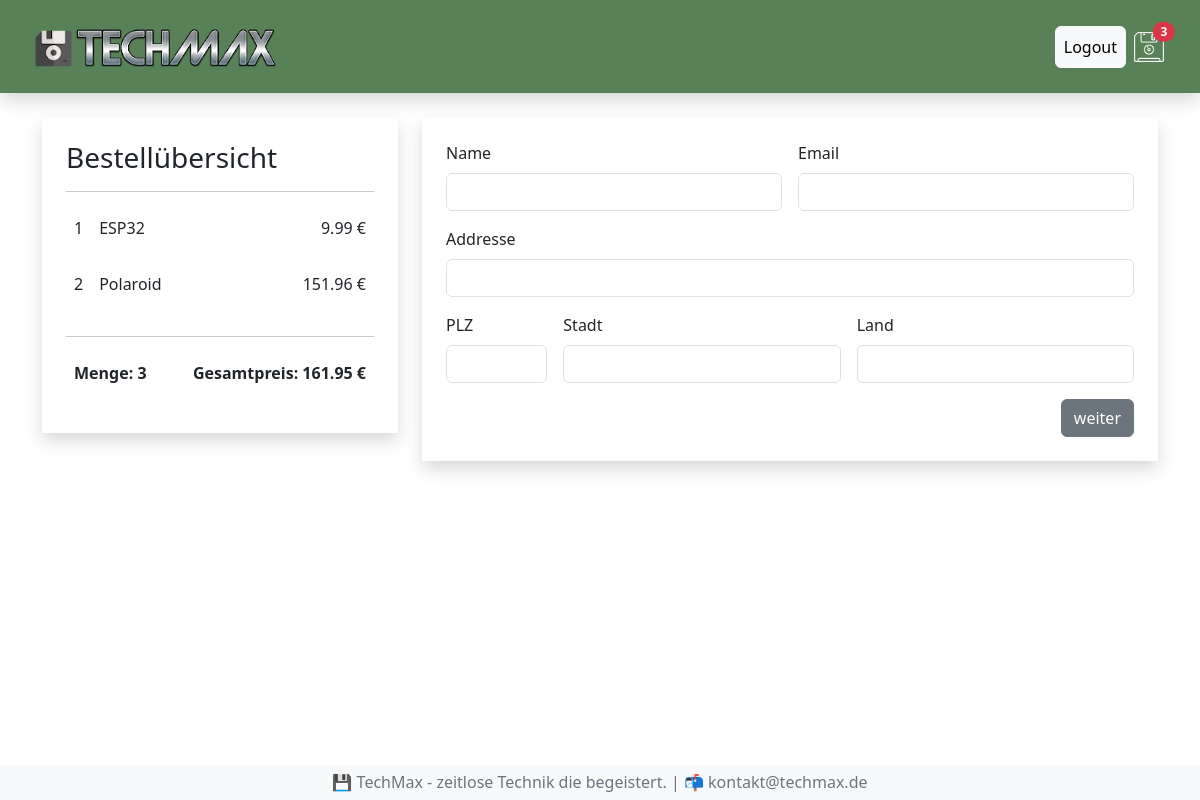
/kasse/ (signed in), run on an earlier commit of the app's database.
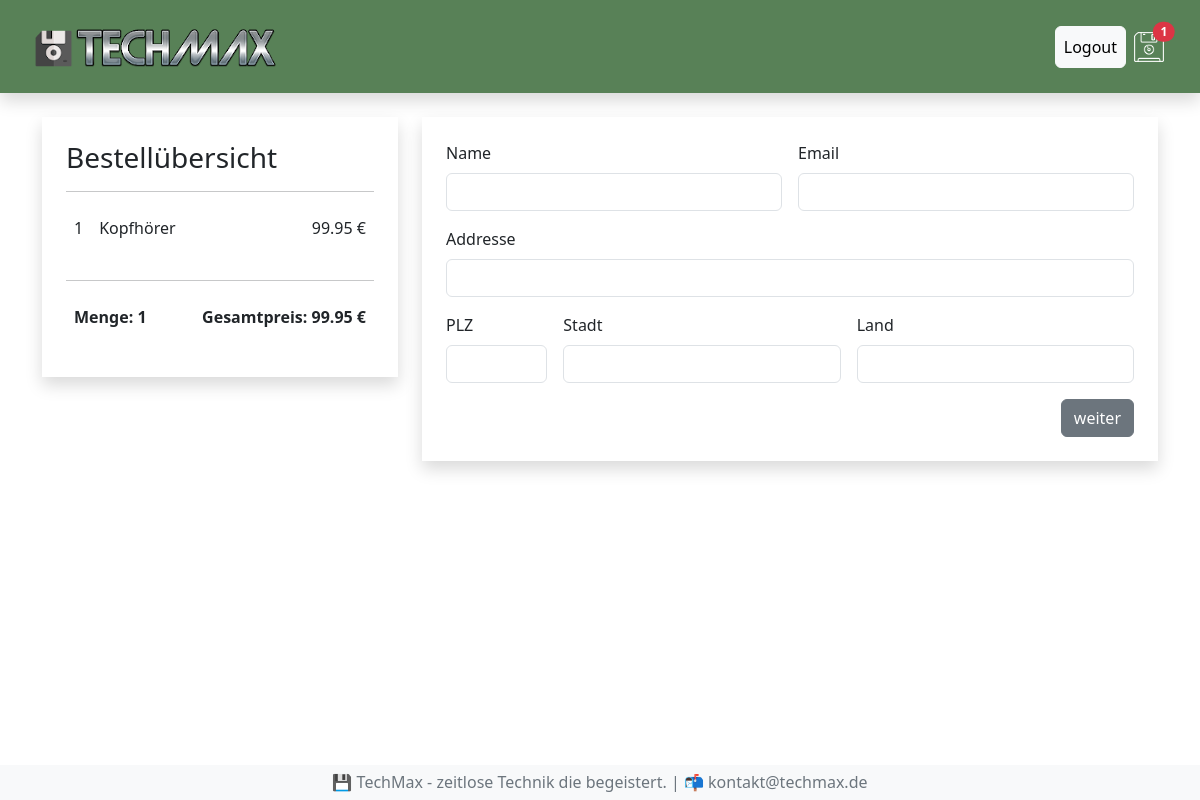
And on a later commit of the database.
### shop/models.py (models this page shows, shortened)
class Bestellung(models.Model):
  kunde = models.ForeignKey(Kunde, on_delete=models.SET_NULL, null=True, blank=True)
  bestelldatum = models.DateTimeField(auto_now_add=True)
  erledigt = models.BooleanField(default=False, null=True, blank=True)
  auftrags_id = models.CharField(max_length=100, null=True)
  @property
  def get_gesamtpreis(self):
    bestellteartikels = self.bestellteartikell_set.all()
    gesamtpreis = sum(artikel.get_summe for artikel in bestellteartikels)
    return gesamtpreis
  def get_gesamtmenge(self):
    bestellteartikels = self.bestellteartikell_set.all()
    gesamtmenge = sum(artikel.menge for artikel in bestellteartikels)
    return gesamtmenge

class BestellteArtikell(models.Model):
  artikel = models.ForeignKey(Artikel, on_delete=models.SET_NULL, null=True, blank=True)
  bestellung = models.ForeignKey(Bestellung, on_delete=models.SET_NULL, null=True, blank=True)
  menge = models.IntegerField(default=0, null=True, blank=True)
  datum = models.DateTimeField(auto_now_add=True)
  @property
  def get_summe(self):
    summe = self.artikel.preis * self.menge
    return summe

class Artikel(models.Model):
  name = models.CharField(max_length=64, null=True)
  beschreibung = models.TextField(null=True, blank=True)
  preis = models.FloatField()
  img = models.ImageField(null=True, blank=True)

### shop/views.py (the view)
# urls.py: path('kasse/', views.kasse, name='kasse'),
def kasse(request):
  ctx = berechnungBestellung(request)
  return render(request, 'shop/kasse.html', ctx)

### shop/context_processors.py (called while the page is built)
def warenkorb_anzahl(request):
  if request.user.is_authenticated:
    kunde = request.user.kunde
    bestellung = Bestellung.objects.get(kunde = kunde, erledigt = False)
    if bestellung:
      menge = bestellung.get_gesamtmenge
    else:
      menge = 0
  else:
    menge = 0
  return {'menge': menge}

### shop/views.py (called while the page is built)
def berechnungBestellung(request):
  if request.user.is_authenticated:
    kunde = request.user.kunde
    bestellung, created = Bestellung.objects.get_or_create(kunde = kunde, erledigt = False)
    artikels = bestellung.bestellteartikell_set.all()
  else:
    artikels = []
    bestellung = []
  ctx = {"artikels": artikels, "bestellung":bestellung}
  return ctx

### shop/templates/shop/kasse.html
{% extends 'shop/index.html' %}
{% block content %}
    <div class="row mt-4">
        <div class="col-4">
            <div class="shadow p-4">
                <h3>Bestellübersicht</h3>
                <hr>
                {% for artikel in artikels %}
                <div class="d-flex">
                    <p class="p-2">{{artikel.menge}}</p>
                    <p class="me-auto p-2">{{artikel.artikel.name}}</p>
                    <p class="p-2">{{artikel.get_summe | floatformat:2}} €</p>
                </div>
                {% endfor %}
                <hr>
                <div class="d-flex">
                    <p class="me-auto fw-bold p-2">Menge: {{ bestellung.get_gesamtmenge }}</p>
                    <p class="fw-bold p-2">Gesamtpreis: {{ bestellung.get_gesamtpreis | floatformat:2 }} €</p>
                </div>
            </div>
        </div>
        <div class="col-8">
            <div class="shadow p-4">
                <form class="row g-3">
                    <div class="col-md-6">
                      <label for="inputName" class="form-label">Name</label>
                      <input type="text" class="form-control" id="inputName">
                    </div>
                    <div class="col-md-6">
                        <label for="inputEmail" class="form-label">Email</label>
                        <input type="email" class="form-control" id="inputEmail">
                    </div>
                    <div class="col-12">
                      <label for="inputAddress" class="form-label">Addresse</label>
                      <input type="text" class="form-control" id="inputAddress">
                    </div>
                    <div class="col-md-2">
                        <label for="inputPlz" class="form-label">PLZ</label>
                        <input type="text" class="form-control" id="inputPlz">
                      </div>
                    <div class="col-md-5">
                      <label for="inputStadt" class="form-label">Stadt</label>
                      <input type="text" class="form-control" id="inputStadt">
                    </div>
                    <div class="col-md-5">
                        <label for="inputLand" class="form-label">Land</label>
                        <input type="text" class="form-control" id="inputLand">
                      </div>
                    <div class="col-12 d-flex justify-content-end">
                      <button type="submit" id="formular-button" class="btn btn-secondary">weiter</button>
                    </div>
                  </form>
            </div>
        </div>
    </div>
{% endblock content %}

### shop/templates/shop/menu.html
{% load static %}
<nav class="navbar shadow sticky-top p-3 mb-4" style="background-color: #588157;">
  <div class="container-fluid">
    <a class="navbar-brand link-light" href="{% url 'shop' %}"><img src="{% static 'img/logo.png' %}" alt="TechMax"></a>
    <div class="d-flex align-items-center">
      {% if request.user.is_authenticated %}
        <a class="btn btn-light p-2" href="{% url 'logout' %}">Logout</a>
      {% else %}
        <a class="btn btn-light p-2" href="{% url 'login' %}">Login</a>
      {% endif %}
      <a class="nav-link p-2 link-light" href="{% url 'warenkorb' %}"><img src="{% static 'img/floppy.png' %}" alt="Warenkorb">
        {% if menge > 0 %}
        <span class="badge rounded-pill bg-danger position-absolute top-25 start-25 translate-middle">{{ menge }}</span>
        {% endif %}
      </a>
    </div>
  </div>
</nav>

What changed in the data, as far as the page shows it:
removed BestellteArtikell: menge "1", artikel.name "ESP32", get_summe "9.99"
removed BestellteArtikell: menge "2", artikel.name "Polaroid", get_summe "151.96"
computed for Bestellung: id.menge "3" → "1"; get_gesamtmenge "3" → "1"; get_gesamtpreis "161.95" → "99.95"
added BestellteArtikell: menge "1", artikel.name "Kopfhörer", get_summe "99.95"
